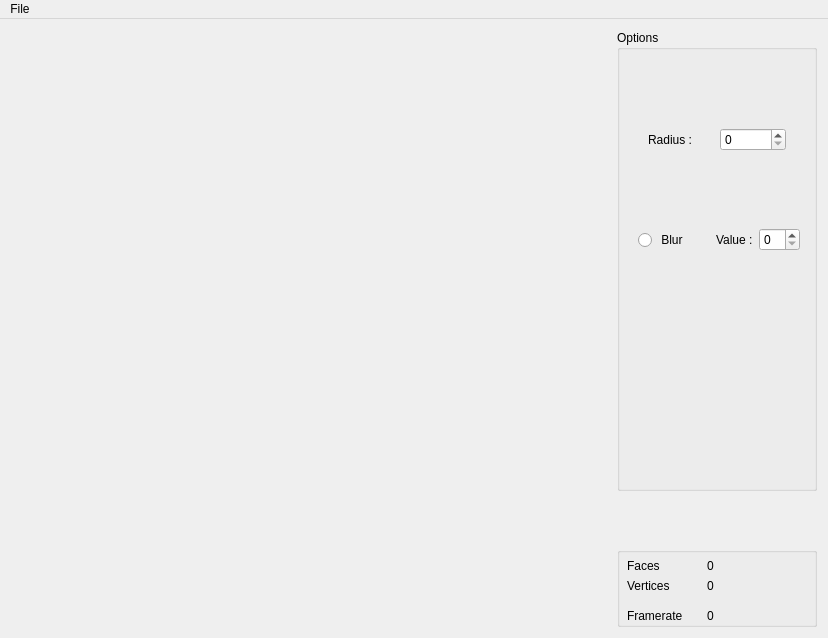
<?xml version="1.0" encoding="UTF-8"?>
<ui version="4.0">
 <class>MainWindow</class>
 <widget class="QMainWindow" name="MainWindow">
  <property name="geometry">
   <rect>
    <x>0</x>
    <y>0</y>
    <width>828</width>
    <height>638</height>
   </rect>
  </property>
  <property name="minimumSize">
   <size>
    <width>827</width>
    <height>618</height>
   </size>
  </property>
  <property name="baseSize">
   <size>
    <width>600</width>
    <height>600</height>
   </size>
  </property>
  <property name="windowTitle">
   <string>MainWindow</string>
  </property>
  <widget class="QWidget" name="Widget">
   <property name="minimumSize">
    <size>
     <width>827</width>
     <height>0</height>
    </size>
   </property>
   <property name="baseSize">
    <size>
     <width>600</width>
     <height>600</height>
    </size>
   </property>
   <layout class="QHBoxLayout" name="horizontalLayout">
    <item>
     <widget class="GLWidget" name="glwidget" native="true">
      <property name="minimumSize">
       <size>
        <width>600</width>
        <height>600</height>
       </size>
      </property>
      <property name="maximumSize">
       <size>
        <width>16777215</width>
        <height>16777215</height>
       </size>
      </property>
      <property name="baseSize">
       <size>
        <width>600</width>
        <height>600</height>
       </size>
      </property>
     </widget>
    </item>
    <item>
     <layout class="QVBoxLayout" name="Configuration">
      <item>
       <widget class="QGroupBox" name="TreeOptions">
        <property name="minimumSize">
         <size>
          <width>200</width>
          <height>0</height>
         </size>
        </property>
        <property name="maximumSize">
         <size>
          <width>200</width>
          <height>16777215</height>
         </size>
        </property>
        <property name="title">
         <string>Options</string>
        </property>
        <widget class="QWidget" name="horizontalLayoutWidget">
         <property name="geometry">
          <rect>
           <x>10</x>
           <y>170</y>
           <width>184</width>
           <height>80</height>
          </rect>
         </property>
         <layout class="QHBoxLayout" name="horizontalLayout_2" stretch="2,1,0">
          <item>
           <widget class="QRadioButton" name="radioButton">
            <property name="text">
             <string> Blur</string>
            </property>
           </widget>
          </item>
          <item>
           <widget class="QLabel" name="label">
            <property name="text">
             <string>Value :</string>
            </property>
           </widget>
          </item>
          <item>
           <widget class="QSpinBox" name="spinBox"/>
          </item>
         </layout>
        </widget>
        <widget class="QWidget" name="horizontalLayoutWidget_2">
         <property name="geometry">
          <rect>
           <x>20</x>
           <y>70</y>
           <width>160</width>
           <height>80</height>
          </rect>
         </property>
         <layout class="QHBoxLayout" name="horizontalLayout_3" stretch="0,0">
          <item>
           <widget class="QLabel" name="label_2">
            <property name="text">
             <string>Radius :</string>
            </property>
           </widget>
          </item>
          <item>
           <widget class="QSpinBox" name="spinBox_2"/>
          </item>
         </layout>
        </widget>
       </widget>
      </item>
      <item>
       <spacer name="Spacer">
        <property name="orientation">
         <enum>Qt::Vertical</enum>
        </property>
        <property name="sizeType">
         <enum>QSizePolicy::Maximum</enum>
        </property>
        <property name="sizeHint" stdset="0">
         <size>
          <width>50</width>
          <height>50</height>
         </size>
        </property>
       </spacer>
      </item>
      <item>
       <widget class="QGroupBox" name="RenderOptions">
        <property name="sizePolicy">
         <sizepolicy hsizetype="Minimum" vsizetype="Minimum">
          <horstretch>0</horstretch>
          <verstretch>0</verstretch>
         </sizepolicy>
        </property>
        <property name="maximumSize">
         <size>
          <width>200</width>
          <height>80</height>
         </size>
        </property>
        <property name="baseSize">
         <size>
          <width>0</width>
          <height>100</height>
         </size>
        </property>
        <property name="title">
         <string/>
        </property>
        <widget class="QLabel" name="Label_NumFaces">
         <property name="geometry">
          <rect>
           <x>90</x>
           <y>10</y>
           <width>91</width>
           <height>17</height>
          </rect>
         </property>
         <property name="text">
          <string>0</string>
         </property>
        </widget>
        <widget class="QLabel" name="Label_Faces">
         <property name="geometry">
          <rect>
           <x>10</x>
           <y>10</y>
           <width>67</width>
           <height>17</height>
          </rect>
         </property>
         <property name="text">
          <string>Faces</string>
         </property>
        </widget>
        <widget class="QLabel" name="Label_Vertices">
         <property name="geometry">
          <rect>
           <x>10</x>
           <y>30</y>
           <width>67</width>
           <height>17</height>
          </rect>
         </property>
         <property name="text">
          <string>Vertices</string>
         </property>
        </widget>
        <widget class="QLabel" name="Label_NumVertices">
         <property name="geometry">
          <rect>
           <x>90</x>
           <y>30</y>
           <width>91</width>
           <height>17</height>
          </rect>
         </property>
         <property name="text">
          <string>0</string>
         </property>
        </widget>
        <widget class="QLabel" name="Label_Framerate">
         <property name="geometry">
          <rect>
           <x>10</x>
           <y>60</y>
           <width>71</width>
           <height>17</height>
          </rect>
         </property>
         <property name="text">
          <string>Framerate</string>
         </property>
        </widget>
        <widget class="QLabel" name="Label_NumFramerate">
         <property name="geometry">
          <rect>
           <x>90</x>
           <y>60</y>
           <width>91</width>
           <height>17</height>
          </rect>
         </property>
         <property name="text">
          <string>0</string>
         </property>
        </widget>
       </widget>
      </item>
     </layout>
    </item>
   </layout>
  </widget>
  <widget class="QMenuBar" name="menuBar">
   <property name="geometry">
    <rect>
     <x>0</x>
     <y>0</y>
     <width>828</width>
     <height>22</height>
    </rect>
   </property>
   <widget class="QMenu" name="menuFile">
    <property name="title">
     <string>File</string>
    </property>
    <addaction name="actionQuit"/>
    <addaction name="actionLoad"/>
    <addaction name="actionLoad_Specular"/>
    <addaction name="actionLoad_Diffuse"/>
   </widget>
   <addaction name="menuFile"/>
  </widget>
  <action name="actionQuit">
   <property name="text">
    <string>Quit</string>
   </property>
  </action>
  <action name="actionLoad">
   <property name="text">
    <string>Load</string>
   </property>
  </action>
  <action name="actionLoad_Specular">
   <property name="text">
    <string>Load Specular</string>
   </property>
  </action>
  <action name="actionLoad_Diffuse">
   <property name="text">
    <string>Load Diffuse</string>
   </property>
  </action>
 </widget>
 <layoutdefault spacing="6" margin="11"/>
 <customwidgets>
  <customwidget>
   <class>GLWidget</class>
   <extends>QWidget</extends>
   <header>glwidget.h</header>
   <container>1</container>
   <slots>
    <signal>SetFaces(QString)</signal>
    <signal>SetVertices(QString)</signal>
    <signal>SetFramerate(QString)</signal>
   </slots>
  </customwidget>
 </customwidgets>
 <resources/>
 <connections>
  <connection>
   <sender>glwidget</sender>
   <signal>SetFaces(QString)</signal>
   <receiver>Label_NumFaces</receiver>
   <slot>setText(QString)</slot>
   <hints>
    <hint type="sourcelabel">
     <x>569</x>
     <y>566</y>
    </hint>
    <hint type="destinationlabel">
     <x>796</x>
     <y>566</y>
    </hint>
   </hints>
  </connection>
  <connection>
   <sender>glwidget</sender>
   <signal>SetVertices(QString)</signal>
   <receiver>Label_NumVertices</receiver>
   <slot>setText(QString)</slot>
   <hints>
    <hint type="sourcelabel">
     <x>593</x>
     <y>587</y>
    </hint>
    <hint type="destinationlabel">
     <x>796</x>
     <y>587</y>
    </hint>
   </hints>
  </connection>
  <connection>
   <sender>glwidget</sender>
   <signal>SetFramerate(QString)</signal>
   <receiver>Label_NumFramerate</receiver>
   <slot>setText(QString)</slot>
   <hints>
    <hint type="sourcelabel">
     <x>607</x>
     <y>623</y>
    </hint>
    <hint type="destinationlabel">
     <x>760</x>
     <y>617</y>
    </hint>
   </hints>
  </connection>
 </connections>
 <slots>
  <signal>updated_plane(double,double,double,double,bool)</signal>
  <slot>toggle_transfer_function_dialog()</slot>
 </slots>
</ui>
